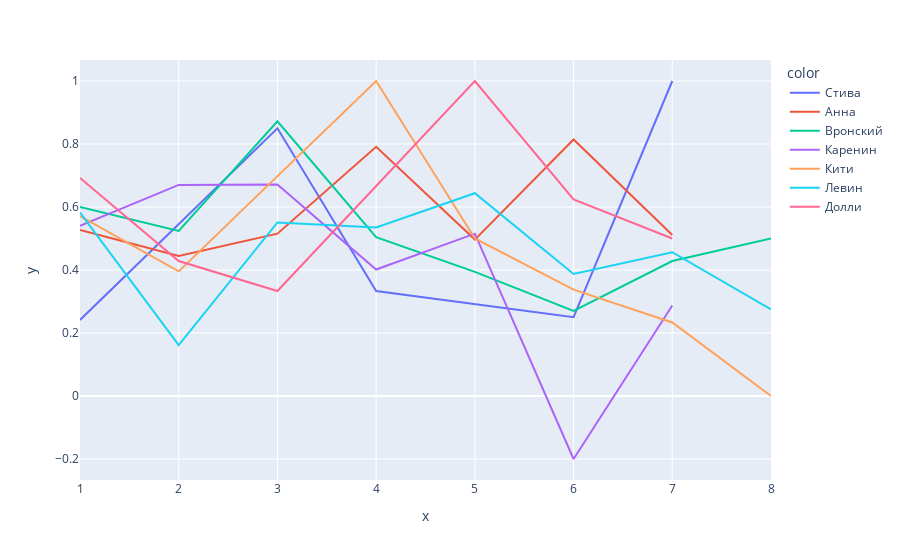

Notebook code cell kept with this figure:
### Code cell
#3
import plotly.express as px
fig = px.line(x=whole_x, y=whole_y, color=name)
fig.show()

### Figure 1 — Plotly figure (JSON) as saved in the notebook; plotly's stock layout.template omitted (floating-point values rounded to 4 significant figures)
{"data": [{"hovertemplate": "color=Стива<br>x=%{x}<br>y=%{y}<extra></extra>", "legendgroup": "Стива", "line": {"color": "#636efa", "dash": "solid"}, "marker": {"symbol": "circle"}, "mode": "lines", "name": "Стива", "orientation": "v", "showlegend": true, "type": "scatter", "x": [1, 3, 4, 6, 7], "xaxis": "x", "y": [0.2414, 0.85, 0.3333, 0.25, 1], "yaxis": "y"}, {"hovertemplate": "color=Анна<br>x=%{x}<br>y=%{y}<extra></extra>", "legendgroup": "Анна", "line": {"color": "#EF553B", "dash": "solid"}, "marker": {"symbol": "circle"}, "mode": "lines", "name": "Анна", "orientation": "v", "showlegend": true, "type": "scatter", "x": [1, 2, 3, 4, 5, 6, 7], "xaxis": "x", "y": [0.5269, 0.4444, 0.5154, 0.7909, 0.4966, 0.8143, 0.5111], "yaxis": "y"}, {"hovertemplate": "color=Вронский<br>x=%{x}<br>y=%{y}<extra></extra>", "legendgroup": "Вронский", "line": {"color": "#00cc96", "dash": "solid"}, "marker": {"symbol": "circle"}, "mode": "lines", "name": "Вронский", "orientation": "v", "showlegend": true, "type": "scatter", "x": [1, 2, 3, 4, 5, 6, 7, 8], "xaxis": "x", "y": [0.6, 0.5242, 0.8722, 0.5045, 0.3941, 0.27, 0.4286, 0.5], "yaxis": "y"}, {"hovertemplate": "color=Каренин<br>x=%{x}<br>y=%{y}<extra></extra>", "legendgroup": "Каренин", "line": {"color": "#ab63fa", "dash": "solid"}, "marker": {"symbol": "circle"}, "mode": "lines", "name": "Каренин", "orientation": "v", "showlegend": true, "type": "scatter", "x": [1, 2, 3, 4, 5, 6, 7], "xaxis": "x", "y": [0.54, 0.67, 0.6714, 0.4015, 0.5154, -0.2, 0.2875], "yaxis": "y"}, {"hovertemplate": "color=Кити<br>x=%{x}<br>y=%{y}<extra></extra>", "legendgroup": "Кити", "line": {"color": "#FFA15A", "dash": "solid"}, "marker": {"symbol": "circle"}, "mode": "lines", "name": "Кити", "orientation": "v", "showlegend": true, "type": "scatter", "x": [1, 2, 4, 5, 6, 7, 8], "xaxis": "x", "y": [0.5708, 0.3957, 1, 0.5, 0.3375, 0.2333, 0], "yaxis": "y"}, {"hovertemplate": "color=Левин<br>x=%{x}<br>y=%{y}<extra></extra>", "legendgroup": "Левин", "line": {"color": "#19d3f3", "dash": "solid"}, "marker": {"symbol": "circle"}, "mode": "lines", "name": "Левин", "orientation": "v", "showlegend": true, "type": "scatter", "x": [1, 2, 3, 4, 5, 6, 7, 8], "xaxis": "x", "y": [0.5826, 0.1613, 0.5511, 0.5351, 0.6437, 0.3875, 0.4565, 0.275], "yaxis": "y"}, {"hovertemplate": "color=Долли<br>x=%{x}<br>y=%{y}<extra></extra>", "legendgroup": "Долли", "line": {"color": "#FF6692", "dash": "solid"}, "marker": {"symbol": "circle"}, "mode": "lines", "name": "Долли", "orientation": "v", "showlegend": true, "type": "scatter", "x": [1, 2, 3, 5, 6, 7], "xaxis": "x", "y": [0.6923, 0.4286, 0.3333, 1, 0.6241, 0.5], "yaxis": "y"}], "layout": {"legend": {"title": {"text": "color"}, "tracegroupgap": 0}, "margin": {"t": 60}, "xaxis": {"anchor": "y", "domain": [0, 1], "title": {"text": "x"}}, "yaxis": {"anchor": "x", "domain": [0, 1], "title": {"text": "y"}}}}
